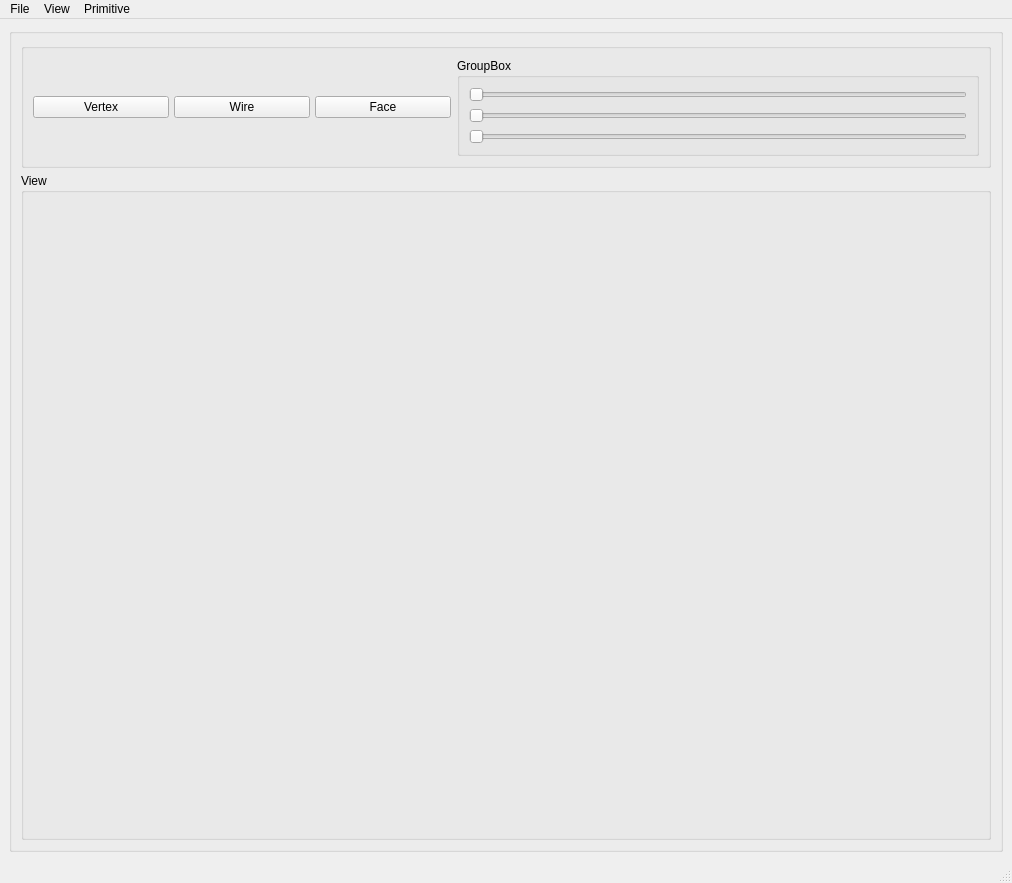
<?xml version="1.0" encoding="UTF-8"?>
<ui version="4.0">
 <class>MainWindow</class>
 <widget class="QMainWindow" name="MainWindow">
  <property name="geometry">
   <rect>
    <x>0</x>
    <y>0</y>
    <width>1012</width>
    <height>883</height>
   </rect>
  </property>
  <property name="windowTitle">
   <string>VR LAB</string>
  </property>
  <widget class="QWidget" name="centralwidget">
   <layout class="QGridLayout" name="gridLayout">
    <item row="0" column="1">
     <widget class="QGroupBox" name="Base">
      <property name="title">
       <string/>
      </property>
      <layout class="QGridLayout" name="gridLayout_2">
       <item row="0" column="0">
        <layout class="QHBoxLayout" name="horizontalLayout" stretch="6">
         <item>
          <layout class="QVBoxLayout" name="verticalLayout" stretch="1,6">
           <property name="spacing">
            <number>5</number>
           </property>
           <item>
            <widget class="QGroupBox" name="groupBox">
             <property name="title">
              <string/>
             </property>
             <layout class="QGridLayout" name="gridLayout_4">
              <item row="0" column="0">
               <layout class="QHBoxLayout" name="horizontalLayout_3" stretch="4,5">
                <item>
                 <layout class="QHBoxLayout" name="horizontalLayout_2">
                  <property name="spacing">
                   <number>5</number>
                  </property>
                  <property name="leftMargin">
                   <number>0</number>
                  </property>
                  <item>
                   <widget class="QPushButton" name="VertexButton">
                    <property name="text">
                     <string>Vertex</string>
                    </property>
                    <property name="checkable">
                     <bool>true</bool>
                    </property>
                    <property name="autoRepeat">
                     <bool>false</bool>
                    </property>
                    <property name="autoExclusive">
                     <bool>false</bool>
                    </property>
                   </widget>
                  </item>
                  <item>
                   <widget class="QPushButton" name="WireButton">
                    <property name="text">
                     <string>Wire</string>
                    </property>
                    <property name="checkable">
                     <bool>true</bool>
                    </property>
                    <property name="autoRepeat">
                     <bool>false</bool>
                    </property>
                    <property name="autoExclusive">
                     <bool>false</bool>
                    </property>
                   </widget>
                  </item>
                  <item>
                   <widget class="QPushButton" name="FaceButton">
                    <property name="text">
                     <string>Face</string>
                    </property>
                    <property name="checkable">
                     <bool>true</bool>
                    </property>
                    <property name="checked">
                     <bool>false</bool>
                    </property>
                    <property name="autoRepeat">
                     <bool>false</bool>
                    </property>
                    <property name="autoExclusive">
                     <bool>false</bool>
                    </property>
                   </widget>
                  </item>
                 </layout>
                </item>
                <item>
                 <widget class="QGroupBox" name="groupBox_3">
                  <property name="title">
                   <string>GroupBox</string>
                  </property>
                  <layout class="QGridLayout" name="gridLayout_3">
                   <item row="0" column="0">
                    <layout class="QVBoxLayout" name="verticalLayout_2">
                     <item>
                      <widget class="QSlider" name="horizontalSlider">
                       <property name="orientation">
                        <enum>Qt::Horizontal</enum>
                       </property>
                      </widget>
                     </item>
                     <item>
                      <widget class="QSlider" name="horizontalSlider_2">
                       <property name="orientation">
                        <enum>Qt::Horizontal</enum>
                       </property>
                      </widget>
                     </item>
                     <item>
                      <widget class="QSlider" name="horizontalSlider_3">
                       <property name="orientation">
                        <enum>Qt::Horizontal</enum>
                       </property>
                      </widget>
                     </item>
                    </layout>
                   </item>
                  </layout>
                 </widget>
                </item>
               </layout>
              </item>
             </layout>
            </widget>
           </item>
           <item>
            <widget class="QGroupBox" name="groupBox_2">
             <property name="title">
              <string>View</string>
             </property>
             <layout class="QGridLayout" name="gridLayout_5">
              <item row="0" column="0">
               <widget class="QWidget" name="OpenGL" native="true"/>
              </item>
             </layout>
            </widget>
           </item>
          </layout>
         </item>
        </layout>
       </item>
      </layout>
     </widget>
    </item>
   </layout>
  </widget>
  <widget class="QMenuBar" name="menubar">
   <property name="geometry">
    <rect>
     <x>0</x>
     <y>0</y>
     <width>1012</width>
     <height>21</height>
    </rect>
   </property>
   <widget class="QMenu" name="menuFile">
    <property name="title">
     <string>File</string>
    </property>
    <addaction name="separator"/>
    <addaction name="actionClose"/>
   </widget>
   <widget class="QMenu" name="menuView">
    <property name="title">
     <string>View</string>
    </property>
    <addaction name="actionVertex"/>
    <addaction name="actionWire"/>
    <addaction name="actionFace"/>
    <addaction name="separator"/>
    <addaction name="actionColor"/>
   </widget>
   <widget class="QMenu" name="menuPrimitive">
    <property name="title">
     <string>Primitive</string>
    </property>
    <addaction name="actionBox"/>
    <addaction name="actionCone"/>
    <addaction name="actionCylinder"/>
    <addaction name="actionSphere"/>
   </widget>
   <addaction name="menuFile"/>
   <addaction name="menuView"/>
   <addaction name="menuPrimitive"/>
  </widget>
  <widget class="QStatusBar" name="statusbar"/>
  <action name="actionVertex">
   <property name="checkable">
    <bool>true</bool>
   </property>
   <property name="text">
    <string>Vertex</string>
   </property>
  </action>
  <action name="actionWire">
   <property name="checkable">
    <bool>true</bool>
   </property>
   <property name="text">
    <string>Wire</string>
   </property>
  </action>
  <action name="actionFace">
   <property name="checkable">
    <bool>true</bool>
   </property>
   <property name="text">
    <string>Face</string>
   </property>
  </action>
  <action name="actionFileOpen">
   <property name="text">
    <string>FileOpen</string>
   </property>
  </action>
  <action name="actionClose">
   <property name="text">
    <string>Close</string>
   </property>
  </action>
  <action name="actionColor">
   <property name="text">
    <string>Color</string>
   </property>
  </action>
  <action name="actionBox">
   <property name="text">
    <string>Box</string>
   </property>
  </action>
  <action name="actionCone">
   <property name="text">
    <string>Cone</string>
   </property>
  </action>
  <action name="actionCylinder">
   <property name="text">
    <string>Cylinder</string>
   </property>
  </action>
  <action name="actionSphere">
   <property name="text">
    <string>Sphere</string>
   </property>
  </action>
 </widget>
 <resources/>
 <connections/>
</ui>
